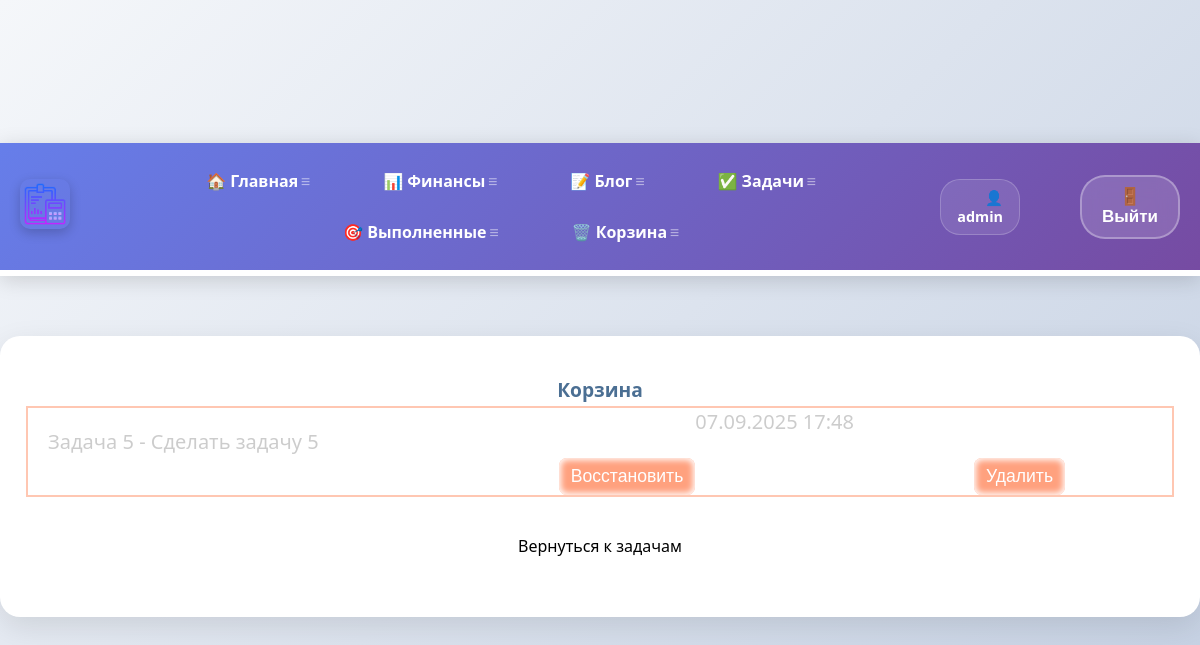
Page /todo/trash/ (signed in) on the committed database.
### todo/models.py (models this page shows, shortened)
class Todo(models.Model):
    title = models.CharField(max_length=100)
    memo = models.TextField(blank=True)
    created = models.DateTimeField(auto_now_add=True)
    date_completed = models.DateTimeField(blank=True, null=True)
    important = models.BooleanField(default=False)
    user = models.ForeignKey(User, on_delete=models.CASCADE, blank=True, null=True)
    is_deleted = models.BooleanField(default=False)

### todo/views.py (the view)
# urls.py: path('trash/', views.trash_bin, name='trashbin' ),
@login_required
def trash_bin(request):
    delete_todos = Todo.objects.filter(user=request.user, is_deleted=True)
    return render(request, 'todo/trashbin.html', {'delete_todos': delete_todos})

### todo/templates/todo/trashbin.html (shortened to what this page needs)
{% extends 'skills/base.html' %}
{% block content %}
<div class="todo">
<h1 class="todo-title">Корзина</h1>
    <ul class="todo-content">
    {% for todo in delete_todos %}
    <li class="todo-element">
        <a href="{% url 'viewtodo' todo.id %}">
            {% if todo.important %}
            <b>{{ todo.title }}</b>
            {% else %}
            {{ todo.title }}
            {% endif %}
            {% if todo.memo %}
                - {{ todo.memo }}
            {% endif %}
        </a>
<div class="restore">
        <form action="{% url 'restoretodo' todo.id %}" method="post">
        <button type="submit" class="btn remove btn-restore">Восстановить</button>
      </form>
</div>
        {{ todo.created|date:"d.m.Y H:i" }}
        <form action="{% url 'deletetodo' todo.id %}" method="post">
         <button class="btn remove">Удалить</button>
        </form>
    </li>
    {% endfor %}
</ul>
    </div>
    <a href="{% url 'currenttodos' %}">Вернуться к задачам</a>
{% endblock %}

### skills/templates/skills/base.html (shortened to what this page needs)
<!DOCTYPE html>
{% load static %}
<html lang="ru">
<head>
    <link rel="stylesheet" href="{% static 'css/style3.css' %}">
    </head>
<body>
<div class="menu">
    <div class="wrap">
        <div class="menu_header">
            {% if user.is_authenticated %}
            <div class="logo">
                <a href="{% url 'index' %}">
                    <img src="{% static 'skills/logo.png' %}" alt="Логотип" class="image">
                </a>
            </div>
            <ul class="menu_total" id="mainMenu">
                <li><a href="{% url 'index' %}">🏠 Главная</a></li>
                <li><a href="{% url 'financial_analysis_page' %}">📊 Финансы</a></li>
                <li><a href="{% url 'blogs' %}">📝 Блог</a></li>
                <li><a href="{% url 'currenttodos' %}">✅ Задачи</a></li>
                <li><a href="{% url 'completedtodos' %}">🎯 Выполненные</a></li>
                <li><a href="{% url 'trashbin' %}">🗑️ Корзина</a></li>
            </ul>
            <ul class="menu_second">
                <li class="logo2">👤 {{ user.username }}</li>
                <li>
                    <form action="{% url 'logoutuser' %}" method="post">
                        <button class="top">🚪 Выйти</button>
                    </form>
                </li>
            </ul>
            {% endif %}
        </div>
    </div>
</div>
<div class="content">
    <div class="wrap">
        {% block content %}
        {% endblock %}
    </div>
</div>
</body>
</html>

### rows in the picture
Todo: title "Задача 5", memo "Сделать задачу 5", created "07.09.2025 17:48"

### other values in the picture
{{ user.username }} "admin"
